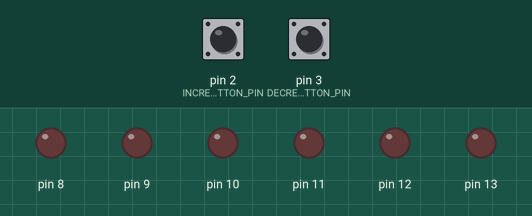
This sketch was run on a simulated Arduino Uno, built with avr-gcc and run on an emulated ATmega328P. Parts: output pins drawn as LEDs (lit = HIGH). The test bench sets the inputs (shaded band); at power-on: pin 2 (INCREMENT_BUTTON_PIN) HIGH, pin 3 (DECREMENT_BUTTON_PIN) HIGH.

Above: at 1.2 s.
1.3 s: pin 2 (INCREMENT_BUTTON_PIN) pulled LOW for 0.15 s
At 2.5 s:
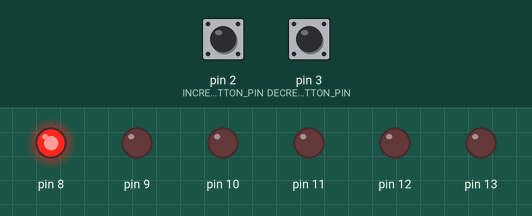
2.9 s: pin 2 (INCREMENT_BUTTON_PIN) pulled LOW for 1 s
At 3.8 s:
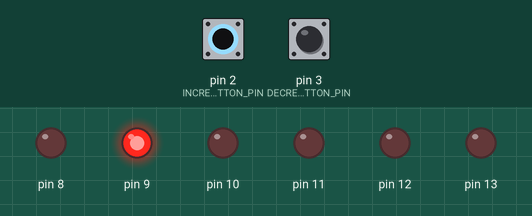
5.4 s: pin 2 (INCREMENT_BUTTON_PIN) pulled LOW for 0.15 s
At 5.7 s:
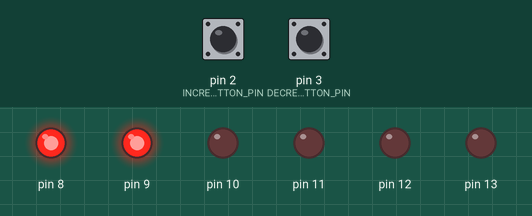
7.0 s: pin 2 (INCREMENT_BUTTON_PIN) pulled LOW for 3.2 s
At 8.1 s:
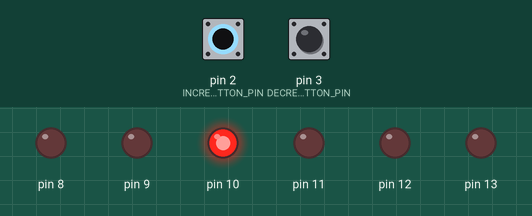
11.7 s: pin 2 (INCREMENT_BUTTON_PIN) pulled LOW for 0.15 s
At 12.9 s:
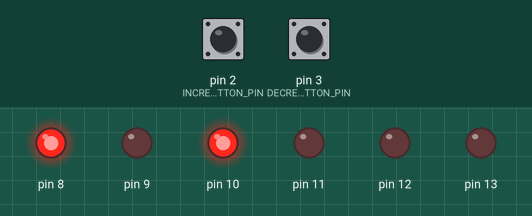
13.3 s: pin 2 (INCREMENT_BUTTON_PIN) pulled LOW for 1 s
At 14.2 s:
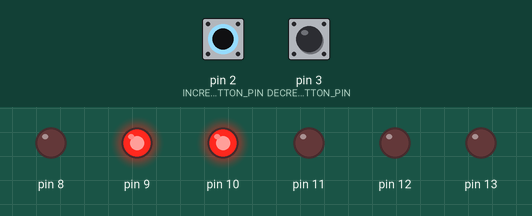
Timing chart, 0 to 16.3 s (numbered marks = the images above; inputs shaded):
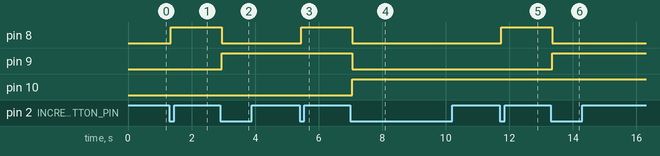

The sketch:

sketch.ino
```cpp
#include <Arduino.h>

const uint8_t INCREMENT_BUTTON_PIN = 2;
const uint8_t DECREMENT_BUTTON_PIN = 3;
const uint8_t PORTB_LED_MASK = 0b00111111;
const unsigned long DEBOUNCE_DELAY_MS = 50;

uint8_t counterValue = 0;

bool lastIncrementReading = HIGH;
bool incrementStableState = HIGH;
unsigned long incrementDebounceTime = 0;

bool lastDecrementReading = HIGH;
bool decrementStableState = HIGH;
unsigned long decrementDebounceTime = 0;

void outputValueToPortB(uint8_t value) {
  PORTB = (PORTB & 0b11000000) | (value & PORTB_LED_MASK);
}

void handleIncrementButton() {
  bool reading = digitalRead(INCREMENT_BUTTON_PIN);

  if (reading != lastIncrementReading) {
    incrementDebounceTime = millis();
    lastIncrementReading = reading;
  }

  if ((millis() - incrementDebounceTime) > DEBOUNCE_DELAY_MS && reading != incrementStableState) {
    incrementStableState = reading;

    if (incrementStableState == LOW) {
      if (counterValue < PORTB_LED_MASK) {
        counterValue++;
      }
      outputValueToPortB(counterValue);
    }
  }
}

void handleDecrementButton() {
  bool reading = digitalRead(DECREMENT_BUTTON_PIN);

  if (reading != lastDecrementReading) {
    decrementDebounceTime = millis();
    lastDecrementReading = reading;
  }

  if ((millis() - decrementDebounceTime) > DEBOUNCE_DELAY_MS && reading != decrementStableState) {
    decrementStableState = reading;

    if (decrementStableState == LOW) {
      if (counterValue > 0) {
        counterValue--;
      }
      outputValueToPortB(counterValue);
    }
  }
}

void setup() {
  DDRB |= PORTB_LED_MASK;
  outputValueToPortB(counterValue);

  pinMode(INCREMENT_BUTTON_PIN, INPUT_PULLUP);
  pinMode(DECREMENT_BUTTON_PIN, INPUT_PULLUP);
}

void loop() {
  handleIncrementButton();
  handleDecrementButton();
}
```

Measured:
- after the input at 1.3 s, pin 8: LOW → HIGH after 0.05 s
- after the input at 2.9 s, pin 8: HIGH → LOW after 0.05 s; pin 9: LOW → HIGH after 0.05 s
- after the input at 5.4 s, pin 8: LOW → HIGH after 0.05 s
- after the input at 7.0 s, pin 8, pin 9: HIGH → LOW after 0.05 s; pin 10: LOW → HIGH after 0.05 s
- after the input at 11.7 s, pin 8: LOW → HIGH after 0.05 s
- after the input at 13.3 s, pin 8: HIGH → LOW after 0.05 s; pin 9: LOW → HIGH after 0.05 s
